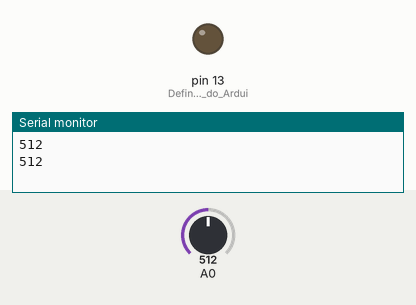
A sketch run on a simulated Arduino Uno, built with avr-gcc and run on an emulated ATmega328P. Shown: output pins drawn as LEDs (lit = HIGH), the last lines printed to the serial monitor. The test bench sets the inputs (shaded band); at power-on: A0 = 512.

Above: at 1.8 s.
1.9 s: A0 set to 687
3.4 s: A0 set to 713
At 4.9 s:
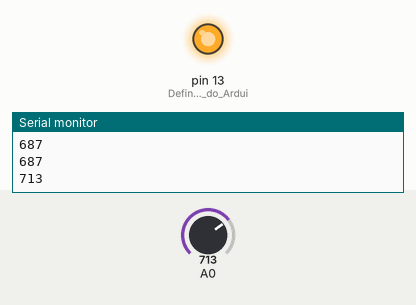
5.5 s: A0 set to 690
At 6.5 s:
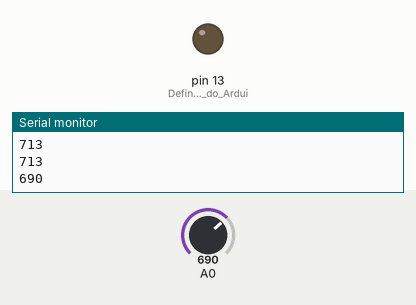
7.5 s: A0 set to 710
At 9.2 s:
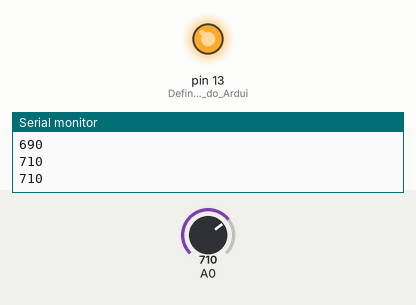
Timing chart, 0 to 10.5 s (numbered marks = the images above; inputs shaded):
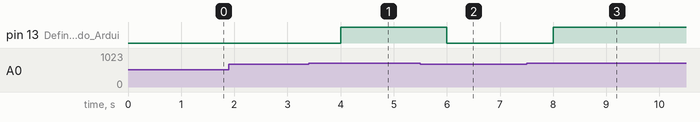

The sketch:

Project_Schedule.ino
```cpp
int umidade; // Variavél que recebe o valor do sensor de umidade

void setup(){

  pinMode(13, OUTPUT);// Define o pino 13 do Arduino como saida

  Serial.begin(9600); //Inicia a comunicação serial


  }
void loop()

  {
    umidade = analogRead(A0); // Defini a variavél como porta A0 do Arduino

     Serial.println(umidade); // Imprime o valor da umidade

     if (umidade > 700){ // Verifica se a umidade é maior que 700
  digitalWrite(13,HIGH);} // Caso seja, desliga a porta 13

  else{ // Senão
    digitalWrite(13,LOW); // Caso a umidade seja menor que 700, liga a porta 13
     }

  delay(1000); //Espera de 1 segundo antes de fazer a leitura novamente.
}
```

Measured:
- the behaviour switches between 700 and 701 on A0 (found by bisection; images 0 and 1)
- after the input at 3.4 s, pin 13 (Define_o_pino_13_do_Ardui): LOW → HIGH after 0.60 s
- after the input at 5.5 s, pin 13 (Define_o_pino_13_do_Ardui): HIGH → LOW after 0.50 s
- after the input at 7.5 s, pin 13 (Define_o_pino_13_do_Ardui): LOW → HIGH after 0.50 s
